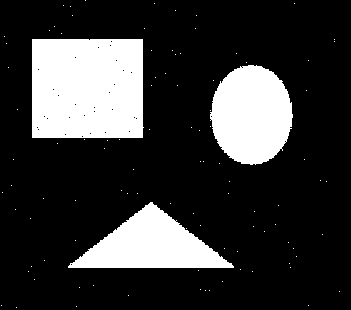
#> input picture Project3/noise.jpg, 351 x 310 px
$ python p3_task1abc.py   (older library calls are emulated)
#> lines starting #> are read from the running program, lines starting #| are printed output that depends on the picture; after the words box and inside, x2 and y2 are one past the last pixel; in counts of white or black regions, pixels touching at a corner belong together
#!/usr/bin/env python3
# -*- coding: utf-8 -*-
"""
Created on Sun Nov 25 13:26:17 2018

@author: snehamuppala
"""
print("UBID:snehamup | person: 50288710")
import cv2
import numpy as np


img = cv2.imread('noise.jpg',cv2.IMREAD_GRAYSCALE)
#> img: shape (310, 351); 21.2% white; 101 white regions (98 under 20 px), largest, box (x1, y1, x2, y2) and area: (32, 39, 144, 138) 10960, (210, 65, 293, 165) 6364, (68, 202, 234, 268) 5640


kernel = np.array([[1, 1, 1], [1, 1, 1], [1, 1, 1]], dtype = np.float)
def Dilation(img,sobel):

    img_y=img.shape[0]
#> img_y = 310
    img_x=img.shape[1]
#> img_x = 351
    array_y=sobel.shape[0]
    array_x=sobel.shape[1]
    X=array_x
    Y=array_y
#4.For the pixels on the border of image matrix, some elements of the kernel might stands out of the image matrix.
#we can apply padding 0 to the input matrix
    image_c=np.zeros(img.shape)
    for i in range(Y, img_y-Y):
        for j in range(X, img_x-X):
            sum=0
            for k in range(array_y):
                for l in range(array_x):

                    sum=(sum+sobel[k][l]*img[i-Y-k][j-X-l])
            image_c[i][j]=sum

    return image_c
dilate=Dilation(img,kernel)
dilate[dilate > 0] = 255
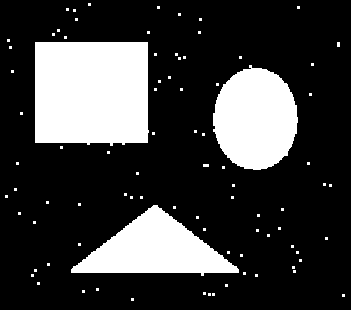
#> dilate: shape (310, 351) float64; 23.1% white; 87 white regions (84 under 20 px), largest, box (x1, y1, x2, y2) and area: (35, 42, 149, 146) 11437, (213, 65, 298, 170) 6781, (71, 205, 239, 276) 6130

def Erosion(input_array, structure=np.ones((3,3)).astype(np.bool)):

    rows, cols = input_array.shape
#> rows = 310; cols = 351

    pad_shape = (
        input_array.shape[0] + structure.shape[0] - 1,
        input_array.shape[1] + structure.shape[1] - 1)
#> pad_shape = (312, 353)
    input_pad_array = np.zeros(pad_shape).astype(np.bool)
    input_pad_array[1:rows+1,1:cols+1] = input_array
#> input_pad_array: shape (312, 353) bool; 20.9% white; 101 white regions (98 under 20 px), largest, box (x1, y1, x2, y2) and area: (33, 40, 145, 139) 10960, (211, 66, 294, 166) 6364, (69, 203, 235, 269) 5640
    binary_erosion = np.zeros(pad_shape).astype(np.bool)


    struc_mask = structure.astype(np.bool)


    for row in range(rows):
        for col in range(cols):

            binary_erosion[row+1,col+1] = np.min(
                input_pad_array[row:row+3, col:col+3][struc_mask])
#> binary_erosion: shape (312, 353) bool; 19.5% white; 3 white regions, box (x1, y1, x2, y2) and area: (34, 41, 143, 138) 10316, (213, 67, 293, 165) 5974, (71, 204, 233, 268) 5170
    return binary_erosion[1:rows+1,1:cols+1]
#> returned value: shape (310, 351) bool; 19.7% white; 3 white regions, box (x1, y1, x2, y2) and area: (33, 40, 142, 137) 10316, (212, 66, 292, 164) 5974, (70, 203, 232, 267) 5170
b=Erosion(img, kernel).astype(np.int)
erosion=b*255


bou=img-erosion
#> bou: shape (310, 351) int64; 1.5% white in thin lines or dots

bou1=img-dilate
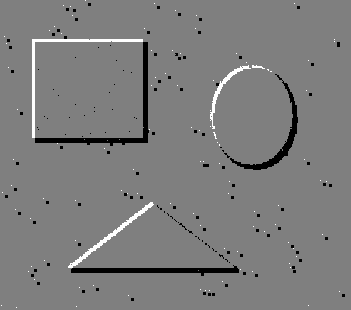
#> bou1: shape (310, 351) float64; min -255, max 255, mean -4.8; drawn with min black and max white


#Closing and opening

#closing--dilation --->erosion
closing=Erosion(dilate, kernel).astype(np.int)
#> in Erosion (call 2), `input_pad_array[1:rows+1,1:cols+1] = input_array`: input_pad_array: shape (312, 353) bool; 22.8% white; 87 white regions (84 under 20 px), largest, box (x1, y1, x2, y2) and area: (36, 43, 150, 147) 11437, (214, 66, 299, 171) 6781, (72, 206, 240, 277) 6130
#> after the loop in Erosion (call 2), `for row in range(rows):`: binary_erosion: shape (312, 353) bool; 21% white; 88 white regions (85 under 20 px), largest, box (x1, y1, x2, y2) and area: (37, 44, 149, 146) 10997, (215, 70, 298, 170) 6398, (73, 207, 239, 276) 5656
#> in Erosion (call 2), `return binary_erosion[1:rows+1,1:cols+1]`: returned value: shape (310, 351) bool; 21.3% white; 88 white regions (85 under 20 px), largest, box (x1, y1, x2, y2) and area: (36, 43, 148, 145) 10997, (214, 69, 297, 169) 6398, (72, 206, 238, 275) 5656
closing=(closing*255)
#cv2.imwrite('closing.jpg', closing)
#opening--->erosion--->dilation
 #(A!B)+B

opening=Erosion(closing,kernel).astype(np.int)
#> after the loop in Erosion (call 3), `for row in range(rows):`:
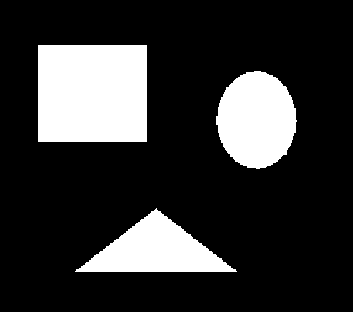
#> binary_erosion: shape (312, 353) bool; 19.8% white; 3 white regions, box (x1, y1, x2, y2) and area: (38, 45, 147, 142) 10573, (216, 71, 297, 169) 6034, (75, 208, 237, 272) 5193
#> in Erosion (call 3), `return binary_erosion[1:rows+1,1:cols+1]`: returned value: shape (310, 351) bool; 20% white; 3 white regions, box (x1, y1, x2, y2) and area: (37, 44, 146, 141) 10573, (215, 70, 296, 168) 6034, (74, 207, 236, 271) 5193
opening=opening*255
opening1=Dilation(opening,kernel)
#> after the loop in Dilation (call 2), `for i in range(Y, img_y-Y):`:
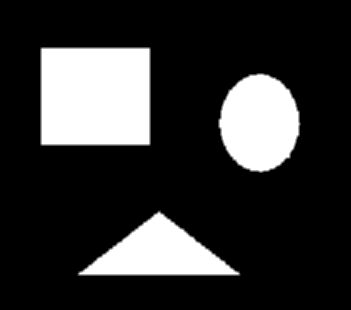
#> image_c: shape (310, 351) float64; min 0, max 2295, mean 459.8; drawn with min black and max white
opening1[opening1 > 0] = 255
#> opening1: shape (310, 351) float64; 21.2% white; 3 white regions, box (x1, y1, x2, y2) and area: (40, 47, 151, 146) 10989, (218, 73, 301, 173) 6396, (77, 210, 241, 276) 5649
cv2.imwrite('res_noise2.jpg', opening1)


opening_bou=Erosion(opening1,kernel).astype(np.float)
#> in Erosion (call 4), `input_pad_array[1:rows+1,1:cols+1] = input_array`: input_pad_array: shape (312, 353) bool; 20.9% white; 3 white regions, box (x1, y1, x2, y2) and area: (41, 48, 152, 147) 10989, (219, 74, 302, 174) 6396, (78, 211, 242, 277) 5649
#> after the loop in Erosion (call 4), `for row in range(rows):`:
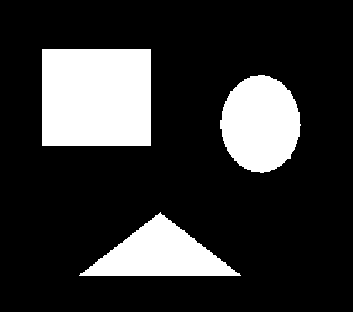
#> binary_erosion: shape (312, 353) bool; 19.8% white; 3 white regions, box (x1, y1, x2, y2) and area: (42, 49, 151, 146) 10573, (220, 75, 301, 173) 6034, (79, 212, 241, 276) 5193
#> in Erosion (call 4), `return binary_erosion[1:rows+1,1:cols+1]`: returned value: shape (310, 351) bool; 20% white; 3 white regions, box (x1, y1, x2, y2) and area: (41, 48, 150, 145) 10573, (219, 74, 300, 172) 6034, (78, 211, 240, 275) 5193

opening_bou=(opening_bou*255)

bou=opening1-opening_bou
#> bou: shape (310, 351) float64; 1.1% white in thin lines or dots, all inside (x1, y1, x2, y2) = (40, 47, 301, 276)
cv2.imwrite('res_bound2.jpg', bou)


#opening and closing
#opening--->erosion--->dilation
opening=Erosion(img,kernel).astype(np.int)
opening=opening*255
opening1=Dilation(opening,kernel)
#> after the loop in Dilation (call 3), `for i in range(Y, img_y-Y):`:
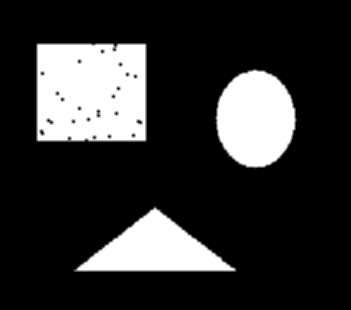
#> image_c: shape (310, 351) float64; min 0, max 2295, mean 452.6; drawn with min black and max white
opening1[opening1 > 0] = 255
#> opening1: shape (310, 351) float64; 21.1% white; 3 white regions, box (x1, y1, x2, y2) and area: (36, 43, 147, 142) 10956, (215, 69, 297, 169) 6336, (73, 206, 237, 272) 5626


closing=Dilation(opening1,kernel)
closing[closing > 0] = 255
#> closing: shape (310, 351) float64; 22.2% white; 3 white regions, box (x1, y1, x2, y2) and area: (39, 46, 152, 147) 11413, (218, 72, 302, 174) 6705, (76, 209, 242, 277) 6090
closing=Erosion(closing, kernel).astype(np.int)
#> in Erosion (call 6), `input_pad_array[1:rows+1,1:cols+1] = input_array`: input_pad_array: shape (312, 353) bool; 22% white; 3 white regions, box (x1, y1, x2, y2) and area: (40, 47, 153, 148) 11413, (219, 73, 303, 175) 6705, (77, 210, 243, 278) 6090
#> after the loop in Erosion (call 6), `for row in range(rows):`: binary_erosion: shape (312, 353) bool; 20.8% white; 3 white regions, box (x1, y1, x2, y2) and area: (41, 48, 152, 147) 10989, (220, 74, 302, 174) 6337, (78, 211, 242, 277) 5626
#> in Erosion (call 6), `return binary_erosion[1:rows+1,1:cols+1]`: returned value: shape (310, 351) bool; 21.1% white; 3 white regions, box (x1, y1, x2, y2) and area: (40, 47, 151, 146) 10989, (219, 73, 301, 173) 6337, (77, 210, 241, 276) 5626
closing=(closing*255)

cv2.imwrite('res_noise1.jpg', closing)


closing_bou=Erosion(closing,kernel).astype(np.float)
#> after the loop in Erosion (call 7), `for row in range(rows):`: binary_erosion: shape (312, 353) bool; 19.7% white; 3 white regions, box (x1, y1, x2, y2) and area: (42, 49, 151, 146) 10573, (221, 75, 301, 173) 5977, (79, 212, 241, 276) 5170
#> in Erosion (call 7), `return binary_erosion[1:rows+1,1:cols+1]`: returned value: shape (310, 351) bool; 20% white; 3 white regions, box (x1, y1, x2, y2) and area: (41, 48, 150, 145) 10573, (220, 74, 300, 172) 5977, (78, 211, 240, 275) 5170

closing_bou=(closing_bou*255)

bou=closing-closing_bou
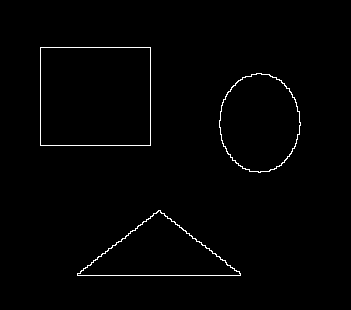
#> bou: shape (310, 351) float64; 1.1% white in thin lines or dots, all inside (x1, y1, x2, y2) = (40, 47, 301, 276)
cv2.imwrite('res_bound1.jpg', bou)
